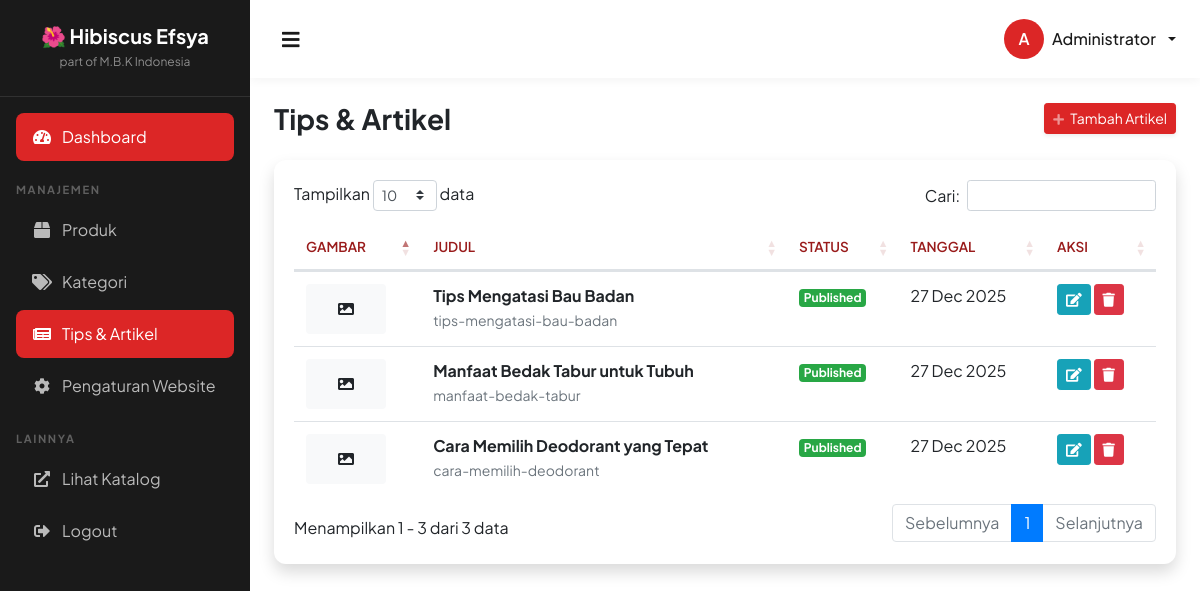
Screenshot of /articles/index.php (signed in) with the database file from the repository.
### tables this page shows
CREATE TABLE IF NOT EXISTS inspirations (
    id INT AUTO_INCREMENT PRIMARY KEY,
    title VARCHAR(200) NOT NULL,
    slug VARCHAR(200) NOT NULL UNIQUE,
    excerpt TEXT,
    content TEXT,
    image VARCHAR(255),
    status ENUM('publish', 'draft') DEFAULT 'draft',
    created_at TIMESTAMP DEFAULT CURRENT_TIMESTAMP,
    updated_at TIMESTAMP DEFAULT CURRENT_TIMESTAMP ON UPDATE CURRENT_TIMESTAMP
);

### config/database.php (called while the page is built, shortened)
<?php
class Database
{
    private static $instance = null;
    private $connection;
    private function __construct()
    {
        try {
            $dsn = "mysql:host=" . DB_HOST . ";dbname=" . DB_NAME . ";charset=" . DB_CHARSET;
            $options = [
                PDO::ATTR_ERRMODE => PDO::ERRMODE_EXCEPTION,
                PDO::ATTR_DEFAULT_FETCH_MODE => PDO::FETCH_ASSOC,
                PDO::ATTR_EMULATE_PREPARES => false,
            ];
            $this->connection = new PDO($dsn, DB_USER, DB_PASS, $options);
        } catch (PDOException $e) {
            die("Database connection failed: " . $e->getMessage());
        }
    }
    public static function getInstance()
    {
        if (self::$instance === null) {
            self::$instance = new self();
        }
        return self::$instance;
    }
    public function getConnection()
    {
        return $this->connection;
    }
}
function db()
{
    return Database::getInstance()->getConnection();
}

### config/config.php (called while the page is built, shortened)
<?php
require_once __DIR__ . '/database.php';
function sanitize($input) {
    return htmlspecialchars(trim($input), ENT_QUOTES, 'UTF-8');
}

### articles/index.php (the view, shortened to what this page needs)
<?php
require_once __DIR__ . '/../config/config.php';
$articles = db()->query("
    SELECT * FROM inspirations
    ORDER BY created_at DESC
")->fetchAll();
include __DIR__ . '/../includes/header.php';
?>
<div class="d-sm-flex align-items-center justify-content-between mb-4">
    <h1 class="h3 mb-0 text-gray-800">Tips & Artikel</h1>
    <a href="add.php" class="btn btn-primary btn-sm shadow-sm">
        <i class="fas fa-plus fa-sm text-white-50 mr-1"></i> Tambah Artikel
    </a>
</div>
<div class="card shadow mb-4">
    <div class="card-body">
        <div class="table-responsive">
            <table class="table table-hover" id="dataTable" width="100%" cellspacing="0">
                <thead>
                    <tr>
                        <th>Gambar</th>
                        <th>Judul</th>
                        <th>Status</th>
                        <th>Tanggal</th>
                        <th>Aksi</th>
                    </tr>
                </thead>
                <tbody>
                    <?php foreach ($articles as $article): ?>
                        <tr>
                            <td>
                                <?php if ($article['image']): ?>
                                    <img src="<?php echo UPLOAD_URL_ARTICLES . $article['image']; ?>"
                                        alt="<?php echo sanitize($article['title']); ?>" class="rounded"
                                        style="width: 80px; height: 50px; object-fit: cover;">
                                <?php else: ?>
                                    <div class="rounded bg-light d-flex align-items-center justify-content-center"
                                        style="width: 80px; height: 50px;">
                                        <i class="fas fa-image text-gray-400"></i>
                                    </div>
                                <?php endif; ?>
                            </td>
                            <td>
                                <strong><?php echo sanitize($article['title']); ?></strong>
                                <br>
                                <small class="text-muted"><?php echo sanitize($article['slug']); ?></small>
                            </td>
                            <td>
                                <?php if ($article['status'] === 'publish'): ?>
                                    <span class="badge badge-success">Published</span>
                                <?php else: ?>
                                    <span class="badge badge-secondary">Draft</span>
                                <?php endif; ?>
                            </td>
                            <td>
                                <?php echo date('d M Y', strtotime($article['created_at'])); ?>
                            </td>
                            <td>
                                <a href="edit.php?id=<?php echo $article['id']; ?>" class="btn btn-sm btn-info"
                                    title="Edit">
                                    <i class="fas fa-edit"></i>
                                </a>
                                <form method="POST" class="d-inline"
                                    onsubmit="return confirm('Yakin ingin menghapus artikel ini?')">
                                    <button type="submit" class="btn btn-sm btn-danger" title="Hapus">
                                        <i class="fas fa-trash"></i>
                                    </button>
                                </form>
                            </td>
                        </tr>
                    <?php endforeach; ?>
                </tbody>
            </table>
        </div>
    </div>
</div>
<?php include __DIR__ . '/../includes/footer.php'; ?>

### includes/header.php (style rules this page uses)
:root { --primary: #DC2626; --primary-dark: #B91C1C; --secondary: #991B1B; --dark: #1A1A1A; --light: #FFFFFF; --sidebar-bg: #1A1A1A; }
* { font-family: 'Plus Jakarta Sans', sans-serif; }
.card { border: none; border-radius: 12px; box-shadow: 0 2px 10px rgba(0, 0, 0, 0.05); }
.btn-primary { background: var(--primary); border-color: var(--primary); }
.table th { border-top: none; font-weight: 600; color: var(--secondary); font-size: 0.85rem; text-transform: uppercase; }
.h3 { font-weight: 700; }

### rows the page displays
inspirations: title "Tips Mengatasi Bau Badan", slug "tips-mengatasi-bau-badan", status "Published", created_at "27 Dec 2025"
inspirations: title "Manfaat Bedak Tabur untuk Tubuh", slug "manfaat-bedak-tabur", status "Published", created_at "27 Dec 2025"
inspirations: title "Cara Memilih Deodorant yang Tepat", slug "cara-memilih-deodorant", status "Published", created_at "27 Dec 2025"

### other values shown
substr($_SESSION['admin_name'] ?? 'A', 0, 1) "A"
$_SESSION['admin_name'] "Administrator"
